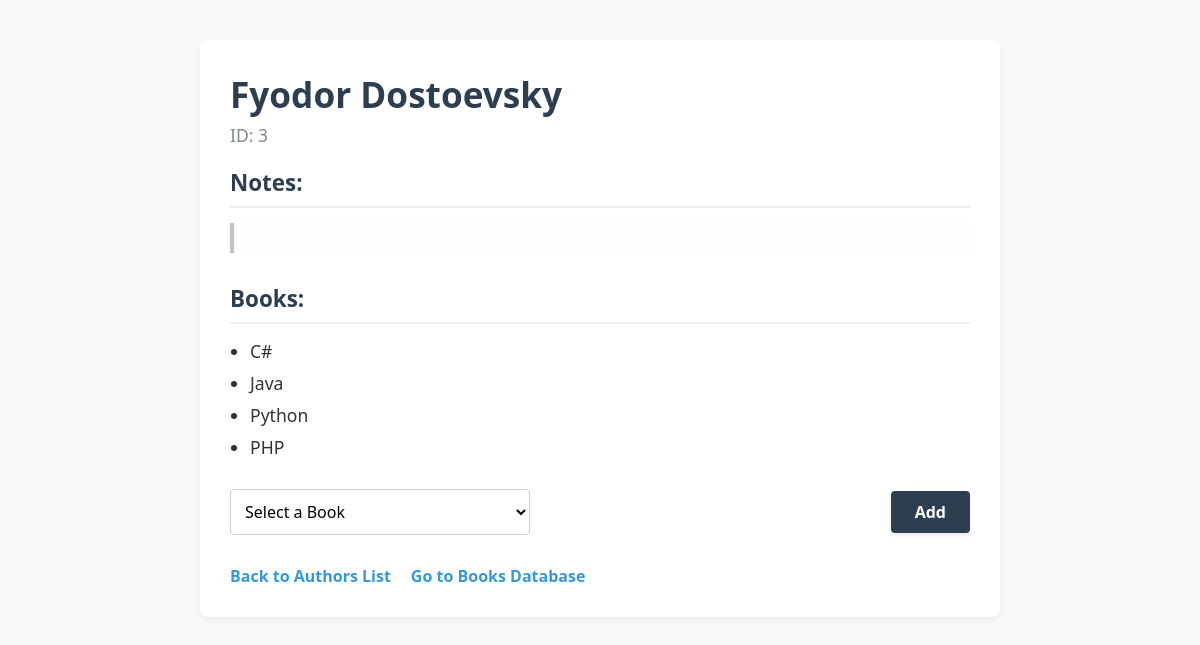
Page /authors/3 on the committed database.
### books_authors_app/models.py (models this page shows)
class Author(models.Model):
    first_name = models.CharField(max_length=100)
    last_name = models.CharField(max_length=100)
    notes = models.TextField()

class Book(models.Model):
    title = models.CharField(max_length=200)
    desc = models.TextField()
    author = models.ManyToManyField(Author, related_name='books')

### books_authors_app/views.py (the view)
# urls.py: path('authors/<int:author_id>', views.author_detail, name='author_detail'),
def author_detail(request, author_id):
    author = Author.objects.get(id=author_id)
    associated_books = author.books.all()
    remaining_books = Book.objects.exclude(id__in=associated_books.values_list('id', flat=True))
    context = {
        'author': author,
        'associated_books': associated_books,
        'remaining_books': remaining_books
    }
    return render(request, 'author_detail.html', context)

### books_authors_app/templates/author_detail.html (shortened to what this page needs)
{% load static %}
<!DOCTYPE html>
<html lang="en">
<head>
    <link rel="stylesheet" href="{% static 'css/style.css' %}">
</head>
<body>
    <div class="detail-container">
        <h1 class="detail-header">{{ author.first_name }} {{ author.last_name }}</h1>
        <p class="detail-id">ID: {{ author.id }}</p>
        <h2 class="detail-section-title">Notes:</h2>
        <p class="detail-desc">{{ author.notes }}</p>
        <h2 class="detail-section-title">Books:</h2>
        <ul class="detail-list">
            {% for book in associated_books %}
                <li>{{ book.title }}</li>
            {% empty %}
                <li>No books associated with this author yet.</li>
            {% endfor %}
        </ul>
        {% if remaining_books %}
        <form action="{% url 'add_book_to_author' author.id %}" method="post" class="add-association-form">
            <div class="form-group" style="margin: 0; flex-grow: 1;">
                <select name="book_id" required>
                    <option value="" disabled selected>Select a Book</option>
                </select>
            </div>
            <button type="submit" class="btn">Add</button>
        </form>
        {% else %}
        <p style="font-style: italic; color: #7f8c8d;">All books in the database are already associated with this author.</p>
        {% endif %}
        <div class="navigation-links">
            <a href="{% url 'authors' %}">Back to Authors List</a>
            <a href="{% url 'books' %}">Go to Books Database</a>
        </div>
    </div>
</body>
</html>

### books_authors_app/static/css/style.css (style rules this page uses)
* { box-sizing: border-box; font-family: 'Segoe UI', Tahoma, Geneva, Verdana, sans-serif; margin: 0; padding: 0; }
body { background-color: #f7f9fa; color: #333; padding: 40px; display: flex; justify-content: center; }
h1 { font-size: 2.2rem; margin-bottom: 25px; color: #1a1a1a; }
h2 { font-size: 1.6rem; margin-bottom: 20px; color: #2c3e50; }
.form-group { margin-bottom: 15px; }
.form-group input[type="text"], .form-group textarea, .form-group select { width: 100%; padding: 10px; border: 1px solid #ccc; border-radius: 4px; font-size: 1rem; background-color: #fff; transition: border-color 0.2s; }
.btn { background-color: #2c3e50; color: #fff; border: none; padding: 10px 24px; font-size: 1rem; font-weight: 600; border-radius: 4px; cursor: pointer; box-shadow: 0 2px 4px rgba(0,0,0,0.1); transition: background-color 0.2s; }
a { color: #3498db; text-decoration: none; font-weight: 600; }
.detail-container { max-width: 800px; width: 100%; background-color: #ffffff; padding: 30px; border-radius: 8px; box-shadow: 0 4px 6px rgba(0, 0, 0, 0.05); }
.detail-header { font-size: 2.2rem; margin-bottom: 5px; color: #2c3e50; }
.detail-id { font-size: 1.1rem; color: #7f8c8d; margin-bottom: 20px; }
.detail-desc { font-size: 1.1rem; line-height: 1.6; margin-bottom: 30px; background: #fdfdfd; padding: 15px; border-left: 4px solid #bdc3c7; }
.detail-section-title { font-size: 1.4rem; margin-bottom: 15px; border-bottom: 2px solid #ecf0f1; padding-bottom: 8px; color: #2c3e50; }
.detail-list { list-style-type: disc; margin-left: 20px; margin-bottom: 30px; font-size: 1.1rem; }
.detail-list li { margin-bottom: 8px; }
.add-association-form { display: flex; align-items: center; gap: 15px; margin-top: 15px; }
.add-association-form select { max-width: 300px; }
.navigation-links { margin-top: 30px; display: flex; gap: 20px; }

### rows in the picture
Author: first_name "Fyodor", last_name "Dostoevsky", id "3"
Book: title "C#"
Book: title "Java"
Book: title "Python"
Book: title "PHP"
